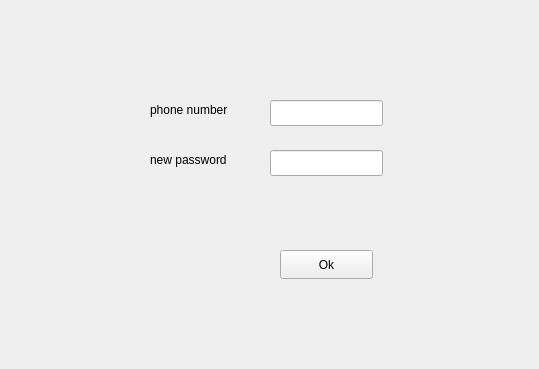
<?xml version="1.0" encoding="UTF-8"?>
<ui version="4.0">
 <class>ForgotPassword</class>
 <widget class="QWidget" name="ForgotPassword">
  <property name="geometry">
   <rect>
    <x>0</x>
    <y>0</y>
    <width>539</width>
    <height>369</height>
   </rect>
  </property>
  <property name="windowTitle">
   <string>Form</string>
  </property>
  <widget class="QLabel" name="label">
   <property name="geometry">
    <rect>
     <x>150</x>
     <y>100</y>
     <width>111</width>
     <height>20</height>
    </rect>
   </property>
   <property name="text">
    <string>phone number</string>
   </property>
  </widget>
  <widget class="QLineEdit" name="lineEdit">
   <property name="geometry">
    <rect>
     <x>270</x>
     <y>100</y>
     <width>113</width>
     <height>26</height>
    </rect>
   </property>
  </widget>
  <widget class="QLabel" name="label_2">
   <property name="geometry">
    <rect>
     <x>150</x>
     <y>150</y>
     <width>101</width>
     <height>20</height>
    </rect>
   </property>
   <property name="text">
    <string>new password</string>
   </property>
  </widget>
  <widget class="QLineEdit" name="lineEdit_2">
   <property name="geometry">
    <rect>
     <x>270</x>
     <y>150</y>
     <width>113</width>
     <height>26</height>
    </rect>
   </property>
  </widget>
  <widget class="QPushButton" name="OK">
   <property name="geometry">
    <rect>
     <x>280</x>
     <y>250</y>
     <width>93</width>
     <height>29</height>
    </rect>
   </property>
   <property name="text">
    <string>Ok</string>
   </property>
  </widget>
 </widget>
 <resources/>
 <connections/>
</ui>
